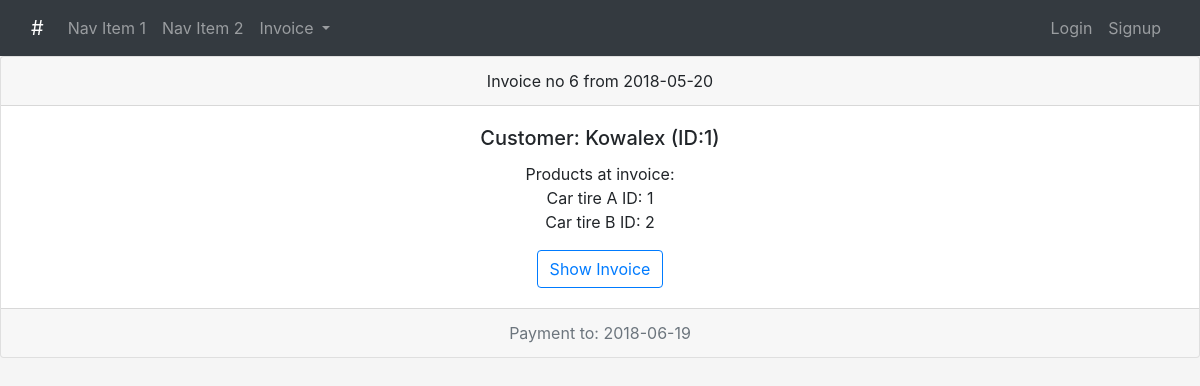
Page /invoice/6 on the committed database.
### models.py (models this page shows)
class Invoices(db.Model):
    __tablename__ = 'invoices'
    invoices_id = db.Column(db.Integer, primary_key=True)
    net = db.Column(db.Integer, default=0)
    tax = db.Column(db.Integer, default=0)
    sum = db.Column(db.Integer, default=0)
    customer_id = db.Column(db.Integer, db.ForeignKey('customers.customers_id'), nullable=False)
    date = db.Column(db.DateTime, nullable=False, default=datetime.utcnow)
    payment_date = db.Column(db.DateTime, nullable=False, default=datetime.utcnow)
    quantities = db.relationship('Quantities', backref='invoice', lazy=True)

class Customers(db.Model):
    __tablename__ = 'customers'
    customers_id = db.Column(db.Integer, primary_key=True)
    name = db.Column(db.String(80), nullable=False)
    nip = db.Column(db.String(30), nullable=False)
    adress = db.Column(db.String(80), nullable=False)
    payment = db.Column(db.Integer, default=0)
    invoices = db.relationship('Invoices', backref='customer', lazy=True)

class Products(db.Model):
    __tablename__ = 'products'
    products_id = db.Column(db.Integer, primary_key=True)
    name = db.Column(db.String(80), nullable=False)
    group = db.Column(db.String(30), nullable=False)
    stock_quantity = db.Column(db.Integer, default=0)
    price = db.Column(db.Integer, default=0)
    ordering = db.relationship('Invoices', secondary=orders, backref=db.backref('invoicing'), lazy='dynamic')
    product_qty = db.relationship('Quantities', backref='product', lazy=True)

### views.py (the view)
@app.route('/invoice/<int:inv_id>', methods=['GET', 'POST'])
def selected_invoice(inv_id):
    invoice = Invoices.query.get_or_404(inv_id)
    return render_template('invoice.html', invoice=invoice)

### templates/invoice.html (shortened to what this page needs)
{% extends 'layout.html' %}
{% block body %}
<div class="card text-center">
  <div class="card-header">
    Invoice no {{invoice.invoices_id}} from {{invoice.date.date()}}
  </div>
  <div class="card-body">
    <h5 class="card-title">Customer: {{invoice.customer.name}} (ID:{{invoice.customer.customers_id}})</h5>
    <p class="card-text">Products at invoice:<br>
    {%for item in invoice.invoicing %}
        {{item.name}} ID: {{item.products_id}} <br>
    {% endfor %}
    </p>
    <button type="button" class="btn btn-outline-primary" data-toggle="modal" data-target="#exampleModalLong">
              Show Invoice
    </button>
  </div>
  <div class="card-footer text-muted">
    Payment to: {{invoice.payment_date.date()}}
  </div>
</div>
{% endblock %}

### static/css/my_style.css (style rules this page uses)
body { background-color: WhiteSmoke; }

### rows in the picture
Invoices: invoices_id "6", date "2018-05-20", payment_date "2018-06-19"
Customers: customer.name "Kowalex", customer.customers_id "1"
Products: name "Car tire A", products_id "1"
Products: name "Car tire B", products_id "2"
